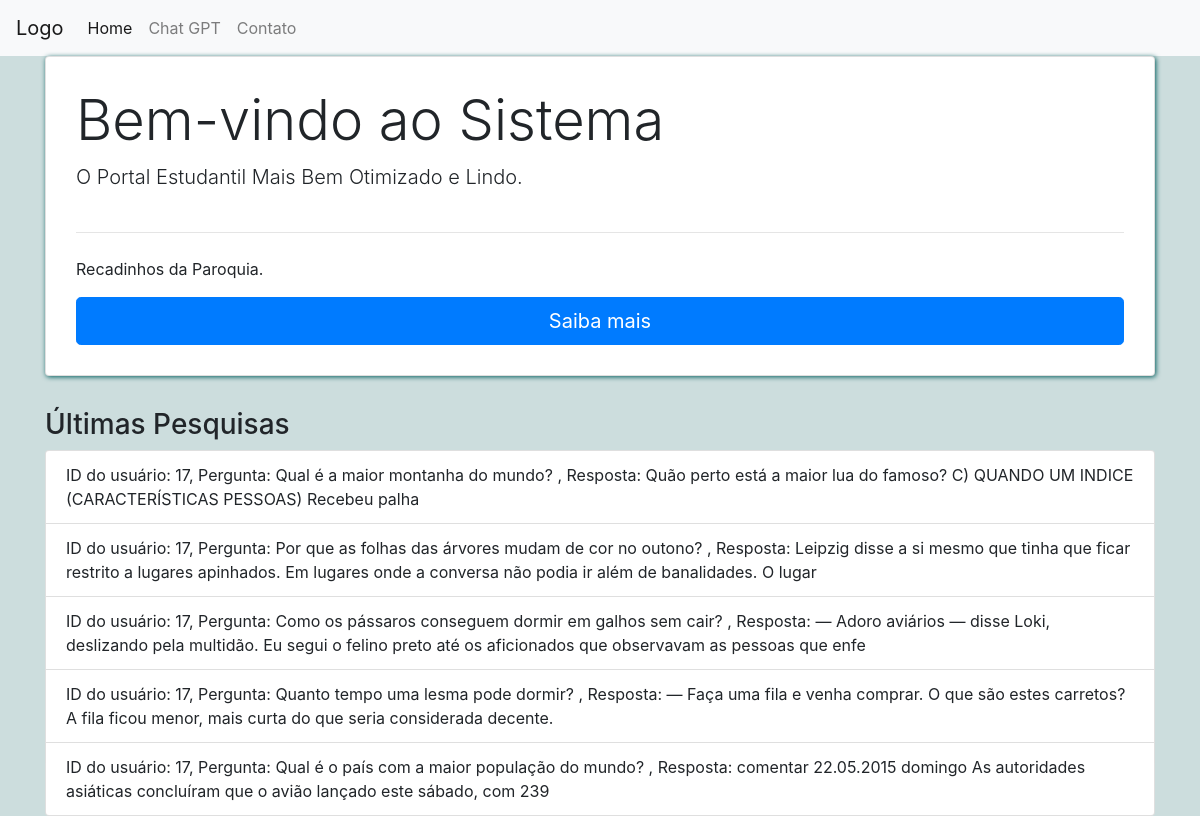
Page /home_aluno.php (signed in) on the committed database.
### tables this page shows
CREATE TABLE `pesquisa` (
  `idpesquisa` int(11) NOT NULL,
  `pergunta` text DEFAULT NULL,
  `resposta` text DEFAULT NULL,
  `iduser` int(11) DEFAULT NULL,
  `materia` varchar(15) DEFAULT NULL
);

### home_aluno.php (the view, shortened to what this page needs)
<?php
if (isset($_SESSION['iduser'])) {
    $id_user = $_SESSION['iduser'];
    $credenciais = parse_ini_file("credenciais_banco.txt");
    $host = $credenciais['host'];
    $username = $credenciais['username'];
    $password = $credenciais['password'];
    $dbname = $credenciais['dbname'];
    $conn = new mysqli($host, $username, $password, $dbname);
    $sql_pesquisas = "SELECT * FROM pesquisa WHERE iduser = '$id_user' ORDER BY idpesquisa DESC LIMIT 5";
    $result_pesquisas = $conn->query($sql_pesquisas);
?>
<!DOCTYPE html>
<html>
<head>
  <link rel="stylesheet" href="https://stackpath.bootstrapcdn.com/bootstrap/4.5.2/css/bootstrap.min.css">
  <link rel="stylesheet" href="style.css">
</head>
<body>
  <nav class="navbar navbar-expand-lg navbar-light bg-light">
    <a class="navbar-brand" href="#">Logo</a>
    <div class="collapse navbar-collapse" id="navbarNav">
      <ul class="navbar-nav">
        <li class="nav-item active">
          <a class="nav-link" href="#">Home <span class="sr-only">(current)</span></a>
        </li>
        <li class="nav-item">
          <a class="nav-link" href="chatgpt_aluno.php">Chat GPT</a>
        </li>
        <li class="nav-item">
          <a class="nav-link" href="#">Contato</a>
        </li>
      </ul>
    </div>
  </nav>
  <div class="container">
    <div class="jumbotron rounded card">
      <h1 class="display-4">Bem-vindo ao Sistema</h1>
      <p class="lead">O Portal Estudantil Mais Bem Otimizado e Lindo.</p>
      <hr class="my-4">
      <p>Recadinhos da Paroquia.</p>
      <a class="btn btn-primary btn-lg" href="noticias.php" role="button">Saiba mais</a>
    </div>
  </div>
  <div class="container mt-4">
    <h3>Últimas Pesquisas</h3>
    <ul class="list-group">
      <?php
      if ($result_pesquisas->num_rows > 0) {
          while ($row_pesquisa = $result_pesquisas->fetch_assoc()) {
              echo "<li class='list-group-item'>ID do usuário: {$row_pesquisa['iduser']}, Pergunta: {$row_pesquisa['pergunta']}, Resposta: {$row_pesquisa['resposta']}</li>";
          }
      } else {
          echo "<li class='list-group-item'>Nenhuma pesquisa encontrada.</li>";
      }
      ?>
    </ul>
  </div>
</body>
</html>
<?php
} else {
  echo "ID do usuário não encontrado.";
}
?>

### style.css (style rules this page uses)
body { background-color: rgb(204, 221, 221); }
.card { box-shadow: 1px 1px 5px rgb(3, 94, 94); background-color: white; padding: 30px; border-radius: 30px; }

### rows in the picture
pesquisa: iduser "17", pergunta "Qual é a maior montanha do mundo?", resposta "Quão perto está a maior lua do famoso? C) QUANDO UM INDICE (CARACTERÍSTICAS PESSOAS) Recebeu palha"
pesquisa: iduser "17", pergunta "Por que as folhas das árvores mudam de cor no outono?", resposta "Leipzig disse a si mesmo que tinha que ficar restrito a lugares apinhados. Em lugares onde a conversa não podia ir além de banalidades. O lugar"
pesquisa: iduser "17", pergunta "Como os pássaros conseguem dormir em galhos sem cair?", resposta "— Adoro aviários — disse Loki, deslizando pela multidão. Eu segui o felino preto até os aficionados que observavam as pessoas que enfe"
pesquisa: iduser "17", pergunta "Quanto tempo uma lesma pode dormir?", resposta "— Faça uma fila e venha comprar. O que são estes carretos? A fila ficou menor, mais curta do que seria considerada decente."
pesquisa: iduser "17", pergunta "Qual é o país com a maior população do mundo?", resposta "comentar 22.05.2015 domingo As autoridades asiáticas concluíram que o avião lançado este sábado, com 239"
